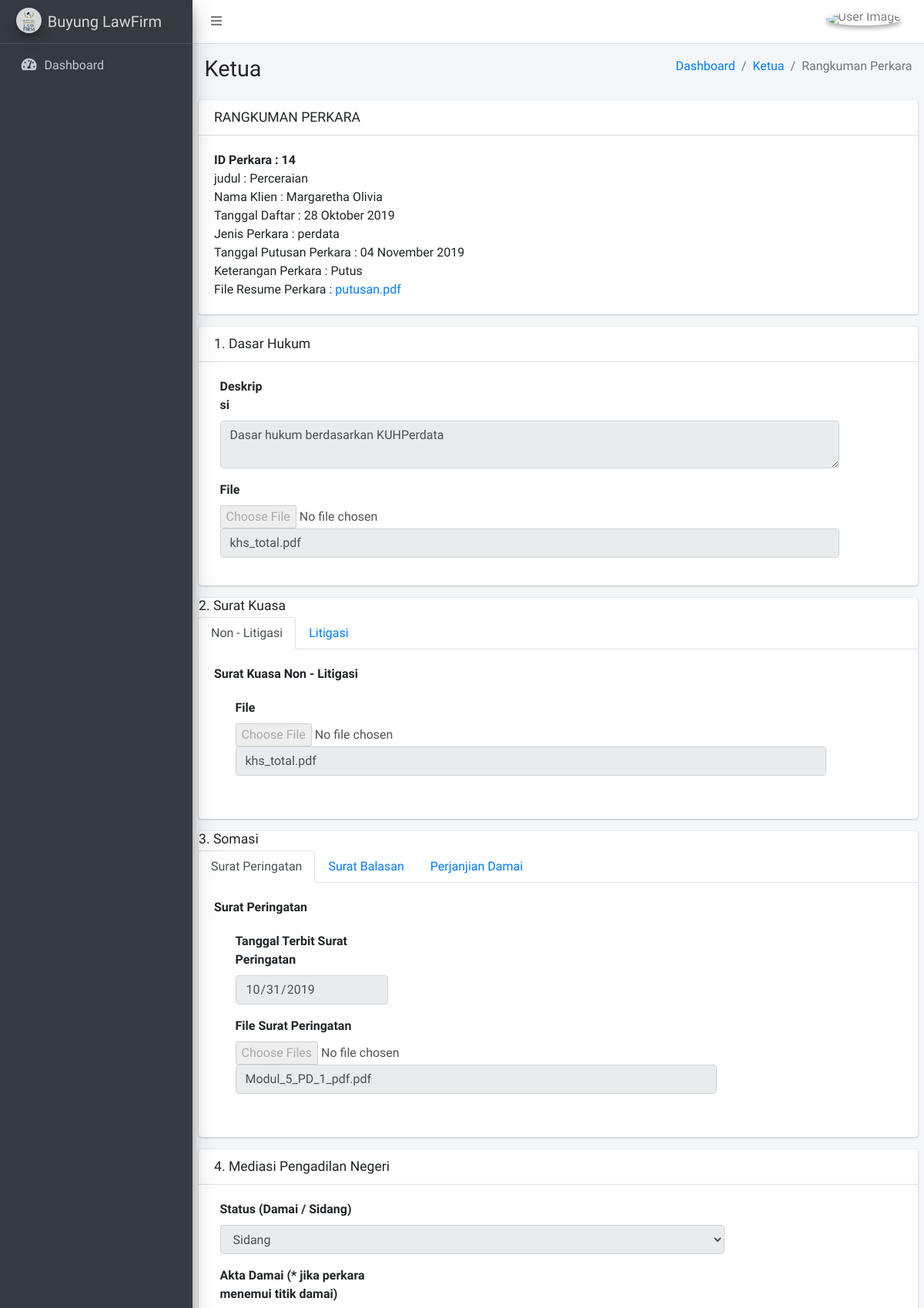
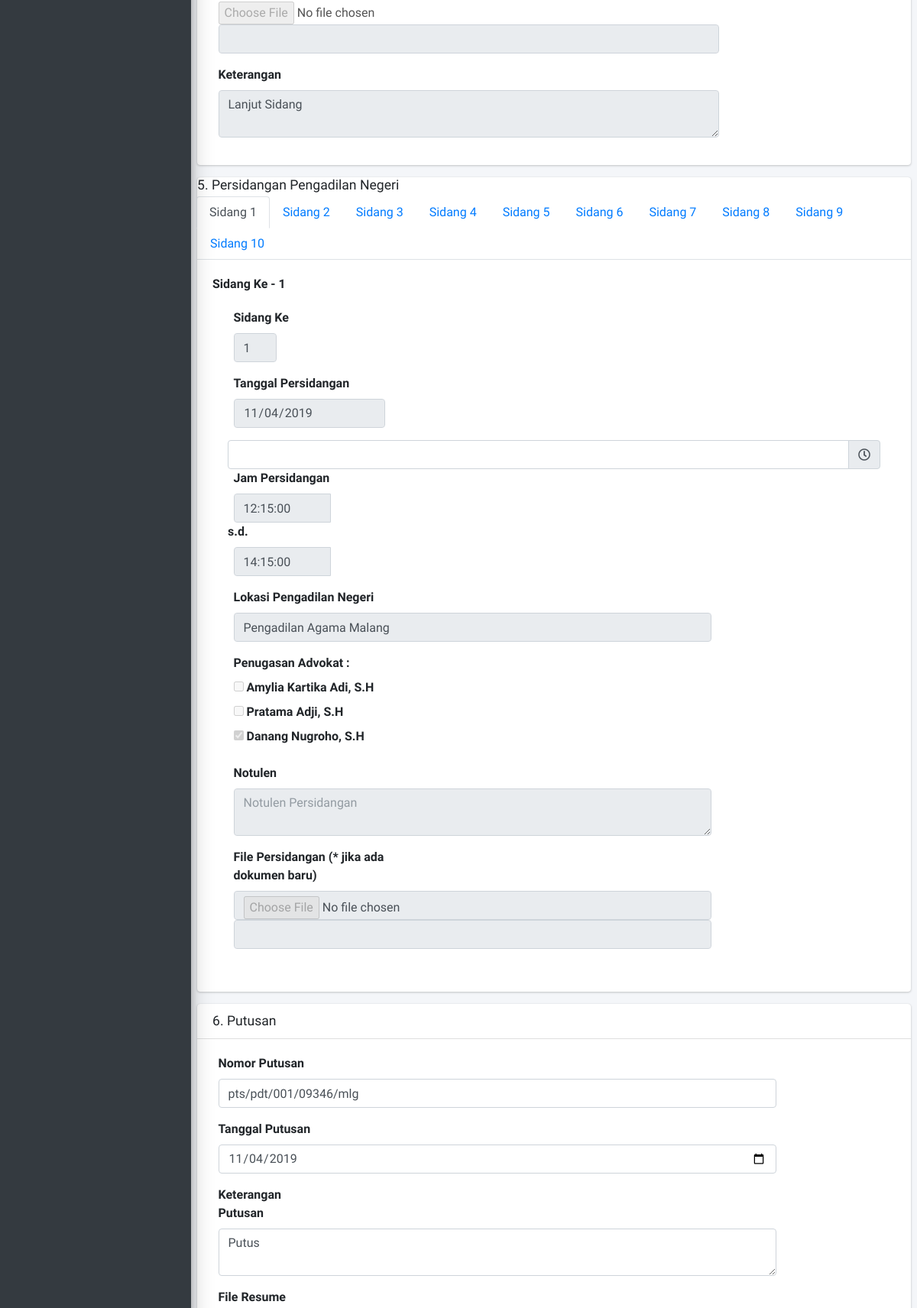
Screenshot of /ketua/rangkumanPerkara/14 (upper part) with the database file from the repository (2 pictures, top to bottom).
### tables this page shows
CREATE TABLE `perkara` (
  `id_perkara` int(11) NOT NULL AUTO_INCREMENT,
  `judul` varchar(255) DEFAULT NULL,
  `tgl_daftar_perkara` date DEFAULT NULL,
  `jenis_perkara` varchar(255) DEFAULT NULL,
  `legal_opini` varchar(255) DEFAULT NULL,
  `id_klien` int(255) DEFAULT NULL,
  `status` varchar(255) DEFAULT NULL,
  `keterangan` varchar(255) DEFAULT NULL,
  `tgl_putusan` date DEFAULT NULL,
  `keterangan_putusan` varchar(255) DEFAULT NULL,
  `file_resume` varchar(255) DEFAULT NULL,
  `nomor_perkara` varchar(255) DEFAULT NULL,
  `nomor_putusan` varchar(255) DEFAULT NULL,
  `kategori` varchar(255) DEFAULT NULL,
  `tergugat` varchar(255) DEFAULT NULL,
  `alamat_tergugat` varchar(255) DEFAULT NULL,
  `amar` varchar(255) DEFAULT NULL,
  `id_konsultasi` int(11) DEFAULT NULL,
  PRIMARY KEY (`id_perkara`),
  KEY `perkara-klien` (`id_klien`),
  KEY `perkara-konsul` (`id_konsultasi`),
  CONSTRAINT `perkara-klien` FOREIGN KEY (`id_klien`) REFERENCES `klien` (`id_klien`),
  CONSTRAINT `perkara-konsul` FOREIGN KEY (`id_konsultasi`) REFERENCES `konsultasi` (`id_konsultasi`)
);

CREATE TABLE `dasar_hukum` (
  `id_dasar_hukum` int(11) NOT NULL AUTO_INCREMENT,
  `id_perkara` int(11) DEFAULT NULL,
  `deskripsi` varchar(255) DEFAULT NULL,
  `file_dasar_hukum` varchar(255) DEFAULT NULL,
  PRIMARY KEY (`id_dasar_hukum`),
  KEY `dsr-perkara` (`id_perkara`),
  CONSTRAINT `dsr-perkara` FOREIGN KEY (`id_perkara`) REFERENCES `perkara` (`id_perkara`)
);

CREATE TABLE `surat_kuasa` (
  `id_surat_kuasa` int(11) NOT NULL AUTO_INCREMENT,
  `id_perkara` int(11) DEFAULT NULL,
  `jenis_sk` varchar(255) DEFAULT NULL,
  `file` varchar(255) DEFAULT NULL,
  PRIMARY KEY (`id_surat_kuasa`),
  KEY `kuasa-perkara` (`id_perkara`),
  CONSTRAINT `kuasa-perkara` FOREIGN KEY (`id_perkara`) REFERENCES `perkara` (`id_perkara`)
);

CREATE TABLE `somasi` (
  `id_somasi` int(11) NOT NULL AUTO_INCREMENT,
  `id_perkara` int(11) DEFAULT NULL,
  `tgl_terbit_surat_peringatan` date DEFAULT NULL,
  `file_surat_peringatan` varchar(255) DEFAULT NULL,
  `tgl_surat_balasan` date DEFAULT NULL,
  `file_surat_balasan` varchar(255) DEFAULT NULL,
  `status` varchar(255) DEFAULT NULL,
  `notulen_somasi` varchar(255) DEFAULT NULL,
  `file_somasi` varchar(255) DEFAULT NULL,
  PRIMARY KEY (`id_somasi`),
  KEY `somasi-perkara` (`id_perkara`),
  CONSTRAINT `somasi-perkara` FOREIGN KEY (`id_perkara`) REFERENCES `perkara` (`id_perkara`)
);

CREATE TABLE `mediasi` (
  `id_mediasi` int(11) NOT NULL AUTO_INCREMENT,
  `id_perkara` int(11) DEFAULT NULL,
  `status` varchar(255) DEFAULT NULL,
  `akta_damai` varchar(255) DEFAULT NULL,
  `keterangan` varchar(255) DEFAULT NULL,
  PRIMARY KEY (`id_mediasi`),
  KEY `mediasi-perkara` (`id_perkara`),
  CONSTRAINT `mediasi-perkara` FOREIGN KEY (`id_perkara`) REFERENCES `perkara` (`id_perkara`)
);

### application/views/ketua/rangkuman_perkara.php (the view, shortened to what the rows shown need)
<section class="content-header">
	<div class="container-fluid">
		<div class="row mb-2">
			<div class="col-sm-6">
				<h1><?php echo $this->template->page->title; ?></h1>
			</div>
		</div>
	</div>
</section>
<section class="content">
  <div class="card">
		<div class="card-header">
			<h3 class="card-title">RANGKUMAN PERKARA</h3>
		</div>
		<div class="card-body">
			<b> ID Perkara&nbsp;: <?= $rangkuman->id_perkara ?></b> <br>
			judul&nbsp;: <?= $rangkuman->judul ?><br>
			Nama Klien&nbsp;: <?= $rangkuman->nama_klien ?><br>
			Tanggal Daftar&nbsp;: <?= tgl_indo($rangkuman->tgl_daftar_perkara) ?><br>
			Jenis Perkara&nbsp;: <?= $rangkuman->jenis_perkara ?><br>
      Tanggal Putusan Perkara&nbsp;: <?= $resume->tgl_putusan != '' ? tgl_indo($resume->tgl_putusan) : '' ?><br>
      Keterangan Perkara&nbsp;: <?= $rangkuman->keterangan_putusan ?><br>
      File Resume Perkara&nbsp;: <a href="<?= site_url('admin/downloadResume?filename=' . $rangkuman->file_resume) ?>"><?= $rangkuman ->file_resume ?></a><br>
		</div>
	</div>
  <div class="card">
		<form class="form-horizontal" method="post" action="<?php echo site_url('admin/tambahDasarHukumSubmit') ?>" style="opacity:1;" enctype="multipart/form-data">
			<div class="card-body">
				<div class="form-group">
					<div class="col-md-11">
						<textarea class="form-control" name="deskripsi" placeholder="Deskripsi Dasar Hukum" <?= $dasar_hukum ? 'disabled' : '' ?>><?php echo $dasar_hukum ? $dasar_hukum->deskripsi : 'Belum Ada' ?></textarea>
					</div>
				</div>
				<div class="form-group">
					<div class="col-md-11">
						<input type="file" name="file_dasar_hukum" <?= $dasar_hukum ? 'disabled' : '' ?>>
						<input type="text" class="form-control" value="<?php echo $dasar_hukum ? $dasar_hukum->file_dasar_hukum : 'Belum Ada File' ?>" <?= $dasar_hukum ? 'disabled' : '' ?>>
					</div>
				</div>
			</div>
		</form>
	</div>
	<?php if ($dasar_hukum) : ?>
		<div class="card card-tabs">
			<h3 class="card-title">2. Surat Kuasa</h3>
			<div class="card-header p-0 pt-1 border-bottom-0">
				<ul class="nav nav-tabs" id="custom-tabs-three-tab" role="tablist">
					<li class="nav-item">
						<a class="nav-link active" id="nonlitigasi-tab" data-toggle="pill" href="#nonlitigasi" role="tab" aria-controls="tab-nonlitigasi" aria-selected="true">Non - Litigasi</a>
					</li>
					<li class="nav-item">
						<a class="nav-link" id="litigasi-tab" data-toggle="pill" href="#litigasi" role="tab" aria-controls="tab-litigasi" aria-selected="false">Litigasi</a>
					</li>
				</ul>
			</div>
			<div class="card-body">
				<div class="tab-content" id="custom-tabs-three-tabContent">
					<div class="tab-pane fade show active" id="nonlitigasi" role="tabpanel" aria-labelledby="nonlitigasi-tab">
						<b>Surat Kuasa Non - Litigasi</b>
						<form class="form-horizontal" method="post" action="<?php echo site_url('admin/skNonLitigasiSubmit') ?>" style="opacity:1;" enctype="multipart/form-data">
							<div class="card-body">
								<div class="form-group">
									<label class="col-md-1 control-label">File</label>
									<div class="col-md-11">
										<input type="file" name="surat_kuasa" <?= $surat_kuasa_1 ? 'disabled' : '' ?>>
										<input type="text" class="form-control" name="surat_kuasa" value="<?php if ($surat_kuasa_1) {
																												foreach ($surat_kuasa_1 as $ska) {
																													echo $ska->file;
																												}
																											} else {
																												echo "Belum Ada File";
																											} ?>" <?= $surat_kuasa_1 ? 'disabled' : '' ?>>
									</div>
								</div>
							</div>
						</form>
					</div>
				</div>
			</div>
		</div>
	<?php endif;
	if ($dasar_hukum && $surat_kuasa_1) : ?>
		<div class="card card-tabs">
			<h3 class="card-title">3. Somasi</h3>
			<div class="card-header p-0 pt-1 border-bottom-0">
				<ul class="nav nav-tabs" id="custom-tabs-three-tab" role="tablist">
					<li class="nav-item">
						<a class="nav-link active" id="peringatan-tab" data-toggle="pill" href="#peringatan" role="tab" aria-controls="tab-peringatan" aria-selected="true">Surat Peringatan</a>
					</li>
					<li class="nav-item">
						<a class="nav-link" id="balasan-tab" data-toggle="pill" href="#balasan" role="tab" aria-controls="tab-balasan" aria-selected="false">Surat Balasan</a>
					</li>
					<li class="nav-item">
						<a class="nav-link" id="perjanjian-tab" data-toggle="pill" href="#perjanjian" role="tab" aria-controls="tab-perjanjian" aria-selected="false">Perjanjian Damai</a>
					</li>
				</ul>
			</div>
			<div class="card-body">
				<div class="tab-content" id="custom-tabs-three-tabContent">
					<div class="tab-pane fade show active" id="peringatan" role="tabpanel" aria-labelledby="peringatan-tab">
						<b>Surat Peringatan</b>
						<form class="form-horizontal" method="post" action="<?php echo site_url('admin/somasiSubmit') ?>" style="opacity:1;" enctype="multipart/form-data">
							<div class="card-body">
								<div class="form-group">
									<label class="col-md-3 control-label">Tanggal Terbit Surat Peringatan</label>
									<div class="col-md-3">
										<input type="date" name="tgl_terbit_surat_peringatan" class="form-control" placeholder="Tanggal Terbit Surat Peringatan" value="<?php echo $peringatan ? $peringatan->tgl_terbit_surat_peringatan : "" ?>" <?= $peringatan ? 'disabled' : '' ?>>
									</div>
								</div>
								<div class="form-group">
									<label class="col-md-3 control-label">File Surat Peringatan</label>
									<div class="col-md-9">
										<input type="file" name="surat_peringatan" multiple <?= $peringatan ? 'disabled' : '' ?>>
										<input type="text" class="form-control" name="surat_peringatan" <?= $peringatan ? 'disabled' : '' ?> value="<?php echo $peringatan ? $peringatan->file_surat_peringatan  : "Belum Ada File" ?>">
									</div>
								</div>
							</div>
						</form>
					</div>
				</div>
			</div>
		</div>
	<?php endif;
	if ($dasar_hukum && $surat_kuasa && ($balasan && $balasan->status == 'pengadilan_negeri')) : ?>
		<div class="card">
			<div class="card-header">
				<h3 class="card-title">4. Mediasi Pengadilan Negeri</h3>
			</div>
			<form class="form-horizontal" method="post" action="<?php echo site_url('admin/mediasiSubmit') ?>" style="opacity:1;" enctype="multipart/form-data">
				<div class="card-body">
					<div class="form-group">
						<label class="col-md-3 control-label">Status (Damai / Sidang)</label>
						<div class="col-md-9">
							<select class="form-control" name="status" <?= $mediasi ? 'disabled' : '' ?>>
								<option value="sidang" <?php echo $mediasi && $mediasi->status == 'sidang' ? 'selected' : '' ?>>Sidang</option>
							</select>
						</div>
					</div>
					<div class="form-group">
						<label class="col-md-3 control-label">Akta Damai (* jika perkara menemui titik damai)</label>
						<div class="col-md-9">
							<input type="file" name="akta_damai" <?= $mediasi ? 'disabled' : '' ?>>
							<input type="text" class="form-control" disabled name="file_akta_damai" value="<?php echo $mediasi ? $mediasi->akta_damai  : "Belum Ada File" ?>">
						</div>
					</div>
					<div class="form-group">
						<label class="col-md-3 control-label">Keterangan</label>
						<div class="col-md-9">
							<textarea class="form-control" name="keterangan" placeholder="Keterangan Mediasi" <?= $mediasi ? 'disabled' : '' ?>><?php echo $mediasi ? $mediasi->keterangan : '' ?></textarea>
						</div>
					</div>
				</div>
			</form>
		</div>
	<?php endif;
	if ($dasar_hukum && $surat_kuasa && ($balasan && $balasan->status == 'pengadilan_negeri') && ($mediasi && $mediasi->status == 'sidang')) : ?>
		<?php
		if ($dasar_hukum && $surat_kuasa && $mediasi && $sidang1 && $sidang2 && $sidang3 && $sidang4 && $sidang5 && $sidang6 && $sidang7 && $sidang8 && $sidang9 && $sidang10) : ?>
			<div class="card">
				<div class="card-header">
					<h3 class="card-title">6. Putusan</h3>
				</div>
				<form class="form-horizontal" method="post" action="<?php echo site_url('admin/resumeSubmit/' . $perkara->id_perkara) ?>" style="opacity:1;" enctype="multipart/form-data">
					<div class="card-body">
						<div class="form-group">
							<label class="col-md-2 control-label">Nomor Putusan</label>
							<div class="col-md-10">
								<input type="text" name="no_putusan" class="form-control" placeholder="nomor putusan" value="<?php echo isset($perkara->nomor_putusan) ? $perkara->nomor_putusan : "" ?>">
							</div>
						</div>
						<div class="form-group">
							<label class="col-md-2 control-label">Tanggal Putusan</label>
							<div class="col-md-10">
								<input type="date" name="tgl_putusan" class="form-control" placeholder="tanggal putusan" value="<?php echo isset($perkara->tgl_putusan) ? $perkara->tgl_putusan : "" ?>">
							</div>
						</div>
						<div class="form-group">
							<label class="col-md-2 control-label">Keterangan Putusan</label>
							<div class="col-md-10">
								<textarea class="form-control" name="keterangan_putusan" placeholder="Keterang Putusan"><?php echo isset($perkara->keterangan_putusan) ? $perkara->keterangan_putusan : 'Belum Ada' ?></textarea>
							</div>
						</div>
						<div class="form-group">
							<label class="col-md-2 control-label">File Resume</label>
						</div>
					</div>
				</form>
			</div>
	<?php endif;
	endif; ?>
</section>

### rows the page displays
perkara: tgl_putusan "04 November 2019", no_putusan "pts/pdt/001/09346/mlg", tgl_putusan "11/04/2019", keterangan_putusan "Putus"
dasar_hukum: deskripsi "Dasar hukum berdasarkan KUHPerdata", file_dasar_hukum "khs_total.pdf"
surat_kuasa: surat_kuasa "khs_total.pdf"
somasi: tgl_terbit_surat_peringatan "10/31/2019", surat_peringatan "Modul_5_PD_1_pdf.pdf"
mediasi: status "Sidang", keterangan "Lanjut Sidang"

### other values shown
$this->template->page->title "Ketua"
$rangkuman->id_perkara "14"
$rangkuman->judul "Perceraian"
$rangkuman->nama_klien "Margaretha Olivia"
tgl_indo($rangkuman->tgl_daftar_perkara) "28 Oktober 2019"
$rangkuman->jenis_perkara "perdata"
$rangkuman->keterangan_putusan "Putus"
$rangkuman ->file_resume "putusan.pdf"
$tp->nama "Amylia Kartika Adi, S.H"
$tp->nama "Pratama Adji, S.H"
$tp->nama "Danang Nugroho, S.H"
